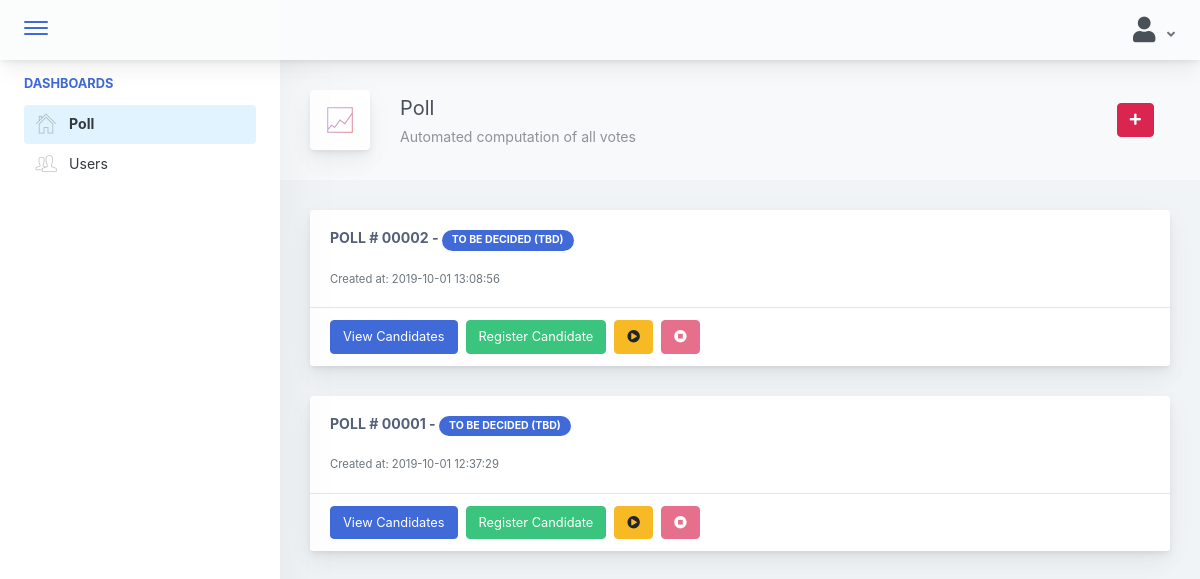
The app's page /admin/pages/poll.php (signed in) with its own data.
### tables this page shows
CREATE TABLE `poll_file` (
  `poll_id` int(11) NOT NULL,
  `created_at` datetime NOT NULL,
  `started_at` datetime DEFAULT NULL,
  `end_at` datetime DEFAULT NULL,
  `poll_status` int(11) NOT NULL
);

CREATE TABLE `status_file` (
  `status_id` int(11) NOT NULL,
  `status_name` varchar(20) NOT NULL
);

### model/select_queries.php (called while the page is built, shortened)
<?php
	class Select
	{
        private $conn;
		public function __construct($db){
			$this->conn = $db;
		}
		public function getPositions(){
			$query = " SELECT * FROM positions_file";
			$this->conn->setAttribute( PDO::ATTR_ERRMODE, PDO:: ERRMODE_WARNING);
			$sel = $this->conn->prepare($query);
			$sel->execute();
			return $sel;
        }
		public function getPoll(){
			$query = " SELECT LPAD(poll_id, 5, '0') as poll_no, poll_id, poll_status, status_name, created_at FROM poll_file, status_file WHERE poll_status=status_id ORDER BY poll_id DESC";
			$this->conn->setAttribute( PDO::ATTR_ERRMODE, PDO:: ERRMODE_WARNING);
			$sel = $this->conn->prepare($query);
			$sel->execute();
			return $sel;
        }
		public function getPresident(){
			$query = " SELECT * FROM poll_file, poll_detail_file, users_profile WHERE poll_detail_file.poll_status=3 AND pos_id=1 AND user_id=voters_id AND poll_file.poll_id=poll_no AND poll_file.poll_id=?";
			$this->conn->setAttribute( PDO::ATTR_ERRMODE, PDO:: ERRMODE_WARNING);
			$sel = $this->conn->prepare($query);
			$sel->bindParam(1, $this->poll_id);
			$sel->execute();
			return $sel;
        }
		public function getVicePresident(){
			$query = " SELECT * FROM poll_file, poll_detail_file, users_profile WHERE poll_detail_file.poll_status=3 AND pos_id=2 AND user_id=voters_id AND poll_file.poll_id=poll_no AND poll_file.poll_id=?";
			$this->conn->setAttribute( PDO::ATTR_ERRMODE, PDO:: ERRMODE_WARNING);
			$sel = $this->conn->prepare($query);
			$sel->bindParam(1, $this->poll_id);
			$sel->execute();
			return $sel;
        }
		public function getSecretary(){
			$query = " SELECT * FROM poll_file, poll_detail_file, users_profile WHERE poll_detail_file.poll_status=3 AND pos_id=3 AND user_id=voters_id AND poll_file.poll_id=poll_no AND poll_file.poll_id=?";
			$this->conn->setAttribute( PDO::ATTR_ERRMODE, PDO:: ERRMODE_WARNING);
			$sel = $this->conn->prepare($query);
			$sel->bindParam(1, $this->poll_id);
			$sel->execute();
			return $sel;
        }
		public function getTreasurer(){
			$query = " SELECT * FROM poll_file, poll_detail_file, users_profile WHERE poll_detail_file.poll_status=3 AND pos_id=4 AND user_id=voters_id AND poll_file.poll_id=poll_no AND poll_file.poll_id=?";
			$this->conn->setAttribute( PDO::ATTR_ERRMODE, PDO:: ERRMODE_WARNING);
			$sel = $this->conn->prepare($query);
			$sel->bindParam(1, $this->poll_id);
			$sel->execute();
			return $sel;
        }
		public function getPIO(){
			$query = " SELECT * FROM poll_file, poll_detail_file, users_profile WHERE poll_detail_file.poll_status=3 AND pos_id=5 AND user_id=voters_id AND poll_file.poll_id=poll_no AND poll_file.poll_id=?";
			$this->conn->setAttribute( PDO::ATTR_ERRMODE, PDO:: ERRMODE_WARNING);
			$sel = $this->conn->prepare($query);
			$sel->bindParam(1, $this->poll_id);
			$sel->execute();
			return $sel;
        }
		public function getAuditor(){
			$query = " SELECT * FROM poll_file, poll_detail_file, users_profile WHERE poll_detail_file.poll_status=3 AND pos_id=6 AND user_id=voters_id AND poll_file.poll_id=poll_no AND poll_file.poll_id=?";
			$this->conn->setAttribute( PDO::ATTR_ERRMODE, PDO:: ERRMODE_WARNING);
			$sel = $this->conn->prepare($query);
			$sel->bindParam(1, $this->poll_id);
			$sel->execute();
			return $sel;
        }
		public function getSergeantAtArms(){
			$query = " SELECT * FROM poll_file, poll_detail_file, users_profile WHERE poll_detail_file.poll_status=3 AND pos_id=7 AND user_id=voters_id AND poll_file.poll_id=poll_no AND poll_file.poll_id=?";
			$this->conn->setAttribute( PDO::ATTR_ERRMODE, PDO:: ERRMODE_WARNING);
			$sel = $this->conn->prepare($query);
			$sel->bindParam(1, $this->poll_id);
			$sel->execute();
			return $sel;
        }
		public function getRepresentatives(){
			$query = " SELECT * FROM poll_file, poll_detail_file, users_profile WHERE poll_detail_file.poll_status=3 AND pos_id=8 AND user_id=voters_id AND poll_file.poll_id=poll_no AND poll_file.poll_id=?";
			$this->conn->setAttribute( PDO::ATTR_ERRMODE, PDO:: ERRMODE_WARNING);
			$sel = $this->conn->prepare($query);
			$sel->bindParam(1, $this->poll_id);
			$sel->execute();
			return $sel;
        }
    }
?>

### admin/components/accordion.php (the view, shortened to what this page needs)
<div class="row">
    <div class="col-md-12">
        <?php
            $query = $select->getPoll();
            while($row = $query->fetch(PDO::FETCH_ASSOC)){
                $poll = $row['poll_no'];
                echo '
                <div class="main-card mb-3 card">
                    <div class="card-body">
                        <h5 class="card-title">POLL # '.$row['poll_no'].' - ';
                        if($row['poll_status'] == 4){
                            echo ' <div class="mb-2 mr-2 badge badge-pill badge-danger">'.$row['status_name'].'</div>';
                        }
                        else{
                            echo ' <div class="mb-2 mr-2 badge badge-pill badge-primary">'.$row['status_name'].'</div>';
                        }
                        echo '</h5>
                        <small class="form-text text-muted">Created at: '.$row['created_at'].'</small>
                        <div class="collapse mt-3" id="card-collapse'.$row['poll_id'].'">
                            <div class="col-md-12">
                                <div id="accordion-'.$poll.'" class="accordion-wrapper">
                                ';
                            echo'
                                <button type="button" class="btn ml-2  mb-2 mt-4 btn-danger send-votes float-right col-md-4" value="'.$row['poll_no'].'" id="vote-btn'.$row['poll_no'].'">Send Votes</button>
                                </div>
                            </div>
                        </div>
                    </div>
                    <div class="card-footer">
                    ';
                        if($row['poll_status'] == 3){
                            echo '
                                <button type="button" data-toggle="collapse" href="#card-collapse'.$row['poll_id'].'" class="btn mr-2 btn-primary">View Candidates</button>
                                <button type="button" class="btn mr-2 mb-0 btn-success register-candidate-btn" value="'.$row['poll_no'].'" data-toggle="modal" data-target=".bd-example-modal-lg">Register Candidate</button>
                                <button type="button" class="btn mr-2 mb-0 btn-warning start" data-toggle="tooltip" title="Open for Voting" data-placement="bottom" value="'.$row['poll_no'].'" id="start-btn'.$row['poll_no'].'"><i class="fa fa-play-circle" aria-hidden="true" title="Copy to use play"></i></button>
                                <button type="button" class="btn mr-2 mb-0 btn-danger stop" disabled data-toggle="tooltip" title="Close Voting" data-placement="bottom" value="'.$row['poll_no'].'" id="stop-btn'.$row['poll_no'].'"><i class="fa fa-stop-circle" aria-hidden="true" title="Copy to use stop"></i></button>
                            ';
                        }
                    echo'
                    </div>
                </div>
                ';
            }
        ?>
    </div>
</div>

### records on screen
poll_file: poll_no "00002", status_file.status_name "TO BE DECIDED (TBD)", created_at "2019-10-01 13:08:56"
poll_file: poll_no "00001", status_file.status_name "TO BE DECIDED (TBD)", created_at "2019-10-01 12:37:29"
